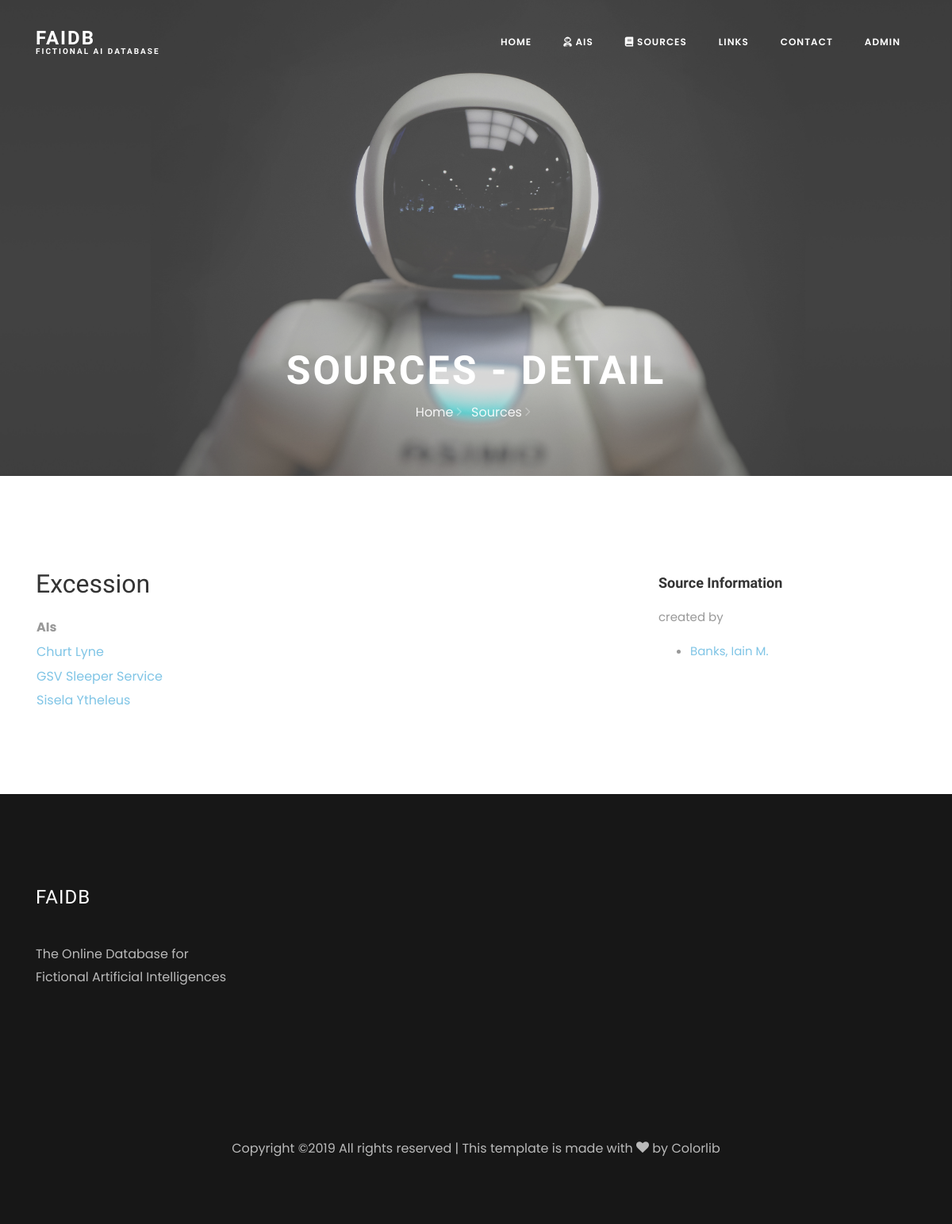
Page /sources/25/ on the committed database.
### aidatabase/models.py (models this page shows, shortened)
class Source(models.Model):
    NOVEL = 'NL'
    COMIC = 'CO'
    MANGA = 'MG'
    FILM = 'FM'
    SERIES = 'SE'
    ANIME = 'AN'
    GAME = 'GM'
    NOVELLA = 'NA'
    SHORTSTORY = 'SS'
    MAGAZINE = 'MZ'
    OTHER = 'OT'
    MEDIUM_TYPES = ((NOVEL, "novel"), (COMIC, "comic"), (MANGA, "manga"), (FILM, "film"), (SERIES, "series"), (ANIME, "anime"), (GAME, "game"), (NOVELLA, "novella"), (SHORTSTORY, "shortstory"), (MAGAZINE, "magazine"), (OTHER, "other"))
    medium_type = models.CharField(max_length=2, choices=MEDIUM_TYPES)
    source_id = models.AutoField(primary_key=True)
    publish_year = models.IntegerField("first published")
    website = models.URLField(blank=True)
    title = models.CharField(max_length=60)
    registered_on = models.DateTimeField(auto_now_add=True, blank=True, null=True)
    registered_by = models.ForeignKey(settings.AUTH_USER_MODEL, on_delete=models.PROTECT)
    creator = models.ManyToManyField("Person", related_name='created', blank=True)

class Ai(models.Model):
    ai_id = models.AutoField(primary_key=True)
    registered_by = models.ForeignKey(settings.AUTH_USER_MODEL, on_delete=models.PROTECT)
    registered_on = models.DateTimeField(auto_now_add=True, blank=True, null=True)
    source_id = models.ForeignKey('Source', on_delete=models.PROTECT, default="")
    name = models.CharField("Real Name", max_length=50)
    short_name = models.CharField("Short Name", max_length=15)

class Person(models.Model):
    person_id = models.AutoField(primary_key=True)
    firstname = models.CharField('firstname', default="firstname", max_length=30)
    lastname = models.CharField('lastname', default="lastname", max_length=30)
    female = models.BooleanField()
    website = models.URLField(blank=True)
    registered_on = models.DateTimeField(auto_now_add=True, blank=True, null=True)
    registered_by = models.ForeignKey(settings.AUTH_USER_MODEL, on_delete=models.PROTECT)
    add_information = models.TextField("Some Additional Information", blank=True, null=True)

### aidatabase/views.py (the view)
# urls.py: path('sources/<int:source_id>/', views.source_detail, name='source_detail'),
def source_detail(request, source_id):
    source = get_object_or_404(Source, pk=source_id)
    ais = Ai.objects.filter(source_id=source.source_id).order_by("name")
    creators = source.creator.all()
    return render(request, 'aidatabase/source_detail.html', {'source': source, 'ais': ais, 'creators': creators})

### aidatabase/templates/aidatabase/source_detail.html (shortened to what this page needs)
{% extends "aidatabase/home.html" %}
{% load static %}
{% block main_heading %}Sources - Detail{% endblock %}
{% block breadcrumbs %}<a href="/">Home <i class="ion-ios-arrow-forward"></i></a></span> <span class="mr-2"><a href="/sources/">Sources <i class="ion-ios-arrow-forward"></i></a></span>{% endblock %}
{% block page-heading %}{{ source.title }}{% endblock %}
{% block content %}
<table>
    <tr><td><b>AIs</b></td></tr>
    {% for item in ais %}
    <tr>
        <td><a href="/ais/{{ item.ai_id }}/">{{ item.name }}</a></td>
    </tr>
    {% endfor %}
</table>
{% endblock %}
{% block sidebar-header %}Source Information{% endblock %}
{% block sidebar-content %}
<p>
    created by
    <ul>
    {% for creator in creators %}
        <li><a href="/persons/{{ creator.person_id }}">{{ creator.lastname}}, {{ creator.firstname}}</a></li>
    {% endfor %}
    </ul>
</p>
{% endblock %}

### rows in the picture
Source: title "Excession"
Ai: name "Churt Lyne"
Ai: name "GSV Sleeper Service"
Ai: name "Sisela Ytheleus"
Person: lastname "Banks", firstname "Iain M."
